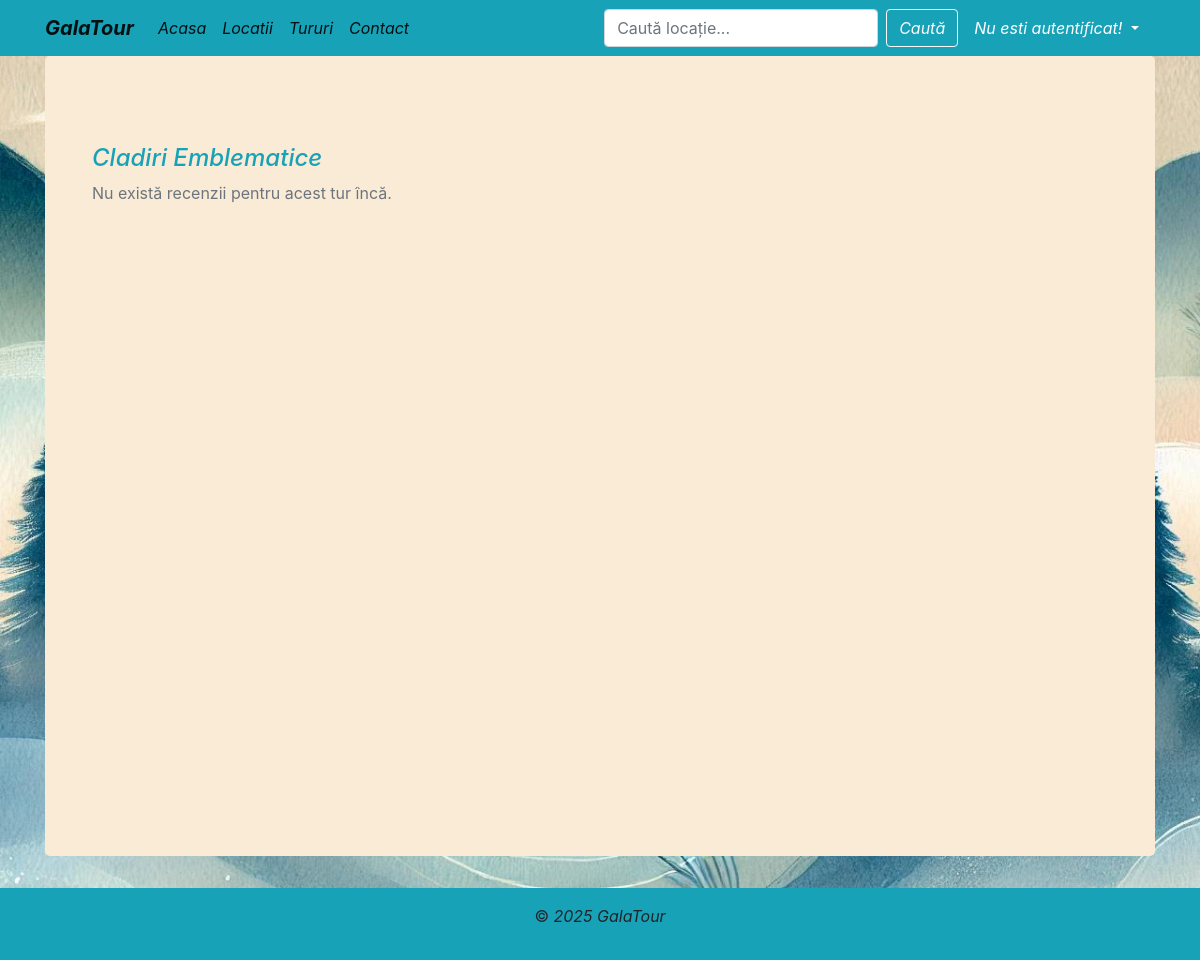
The app's page /recenzii/2, older data.
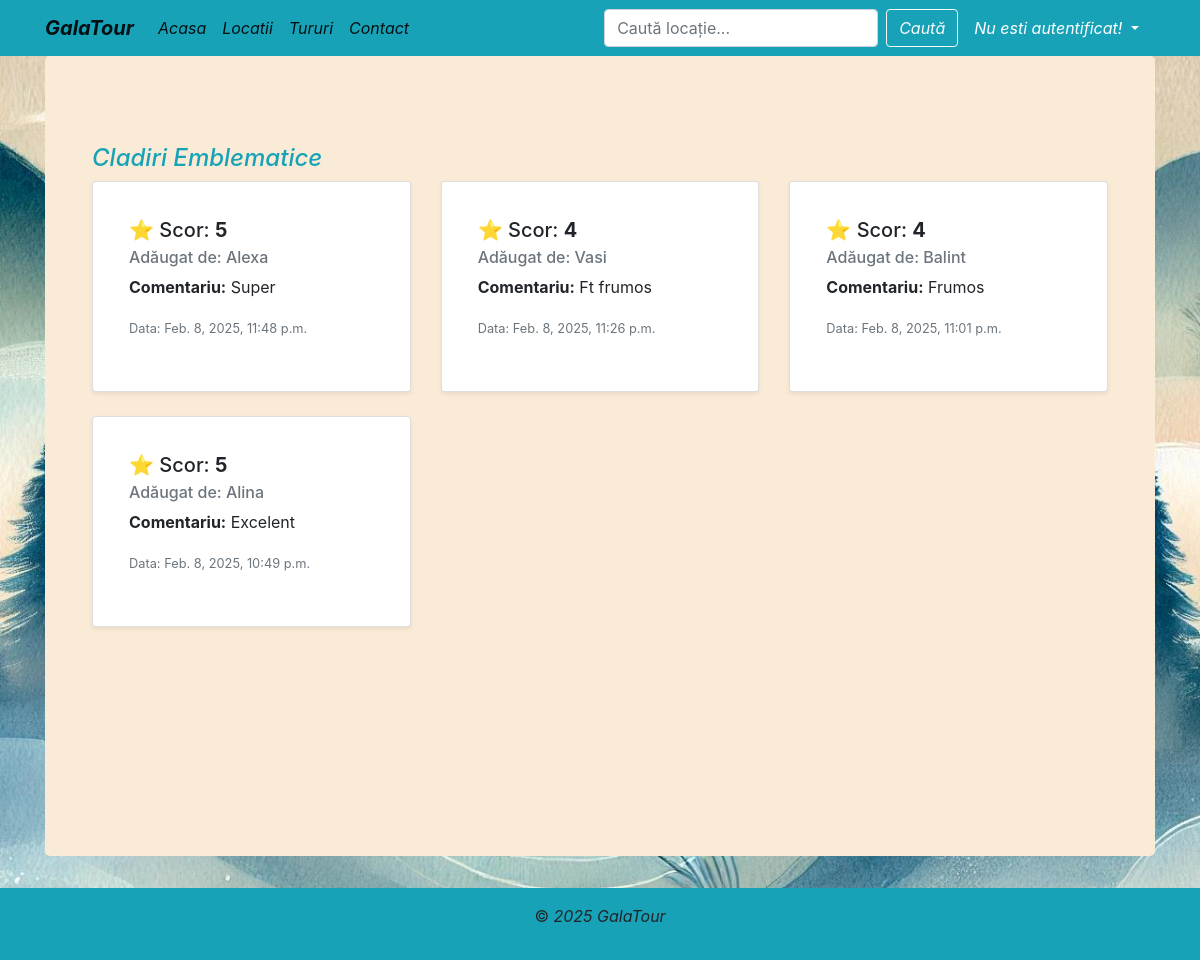
The same page, newer data.
### locatii/models.py (models this page shows, shortened)
class Recenzie(models.Model):
    class Meta:
        verbose_name_plural = 'Recenzii'
    scor = IntegerField()
    comentariu = CharField(max_length=250, blank=True, null=True)
    tur = ForeignKey(Tur, on_delete=CASCADE, related_name='recenzii')
    user = ForeignKey(User, on_delete=CASCADE, related_name='recenzii')
    creata = DateTimeField(auto_now_add=True)

### locatii/views.py (the view)
# urls.py: path('recenzii/<tur_id>', afiseaza_recenzii, name='afiseaza_recenzii'),
def afiseaza_recenzii(request, tur_id):
    tur = get_object_or_404(Tur, pk=tur_id)
    recenzii = Recenzie.objects.filter(tur=tur).order_by('-pk')
    return render(request, 'toate_recenziile.html', {
        'tur': tur,
        'recenzii': recenzii,
    })

### locatii/templates/toate_recenziile.html (shortened to what this page needs)
<!DOCTYPE html>
<html lang="en">
<head>
</head>
<body>
{% extends 'base.html' %}
{% block content %}
<div class="container mt-4">
    <h4 class="text-info"><i>{{ tur.nume }}</i></h4>
    {% if recenzii %}
        <div class="row">
            {% for recenzie in recenzii %}
                <div class="col-md-4 col-sm-6 {% if forloop.counter <= 3 %}mb-4{% endif %}">
                    <div class="card p-3 shadow-sm h-100">
                        <div class="card-body">
                            <h5 class="card-title">⭐ Scor: <strong>{{ recenzie.scor }}</strong></h5>
                            <h6 class="card-subtitle mb-2 text-muted">Adăugat de: {{ recenzie.user.username }}</h6>
                            <p class="card-text"><strong>Comentariu:</strong> {{ recenzie.comentariu }}</p>
                            <p class="text-muted"><small>Data: {{ recenzie.creata }}</small></p>
                        </div>
                    </div>
                </div>
            {% endfor %}
        </div>
    {% else %}
        <p class="text-muted">Nu există recenzii pentru acest tur încă.</p>
    {% endif %}
</div>
{% endblock%}

Row changes from the older to the newer data that the page shows:
added Recenzie: scor "5", user.username "Alexa", comentariu "Super", creata "Feb. 8, 2025, 11:48 p.m."
added Recenzie: scor "4", user.username "Vasi", comentariu "Ft frumos", creata "Feb. 8, 2025, 11:26 p.m."
added Recenzie: scor "4", user.username "Balint", comentariu "Frumos", creata "Feb. 8, 2025, 11:01 p.m."
added Recenzie: scor "5", user.username "Alina", comentariu "Excelent", creata "Feb. 8, 2025, 10:49 p.m."
Text that changed along with them:
text no longer shown: "Nu există recenzii pentru acest tur încă."
